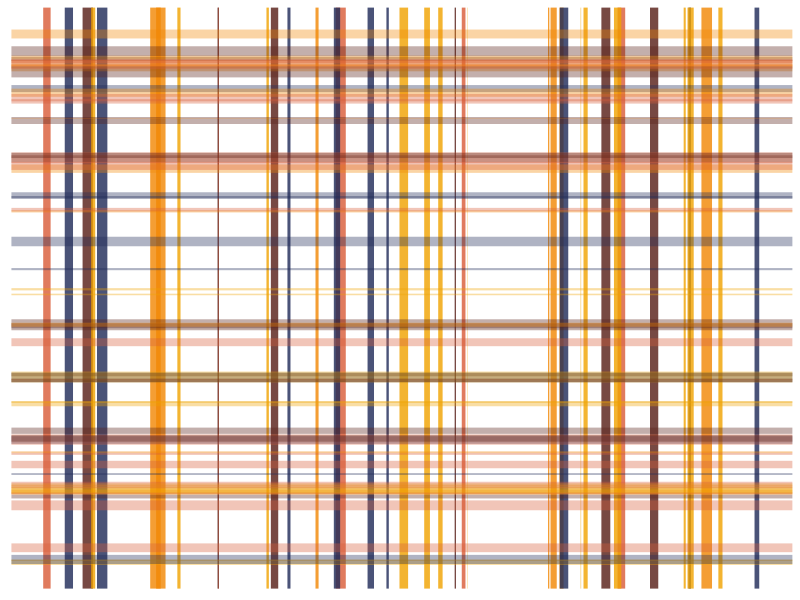
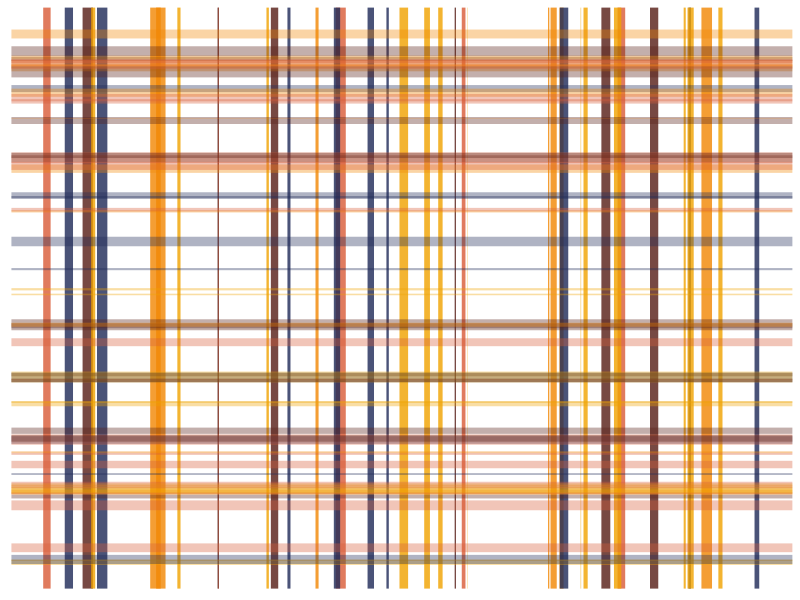

Generate these figures, in order, with R:
# Genuary 2025 Day 1: Vertical or horizontal lines only
# This script generates a plot with random vertical and horizontal
# lines with varying colors and thicknesses.

library(ggplot2)
library(dplyr)

# Create a data frame for vertical and horizontal lines
set.seed(2025) # Set seed for reproducibility
data <- data.frame(
  x = runif(100, 0, 10), # Random x-coordinates
  y = runif(100, 0, 10), # Random y-coordinates
  type = sample(
    c("vertical", "horizontal"), # Line types
    100,
    replace = TRUE
  )
)

# Define a color palette for the lines
colors_palette <- c("#f0a202", "#f18805", "#d95d39", "#202c59", "#581f18")

# Add colors and line thickness to the data
data <- data %>%
  mutate(
    color = sample(colors_palette, n(), replace = TRUE), # Randomly assign colors
    size = runif(n(), 0.1, 3.75) # Randomly assign line thickness
  )

# Plot the lines using ggplot2
ggplot(data, aes(x = x, y = y)) +
  geom_vline(
    data = data %>% filter(type == "vertical"),
    aes(xintercept = x, color = color, size = size), alpha = runif(1)
  ) +
  geom_hline(
    data = data %>% filter(type == "horizontal"),
    aes(yintercept = y, color = color, size = size), alpha = runif(1)
  ) +
  scale_color_identity() +
  scale_size_identity() +
  theme_minimal() +
  theme(
    legend.position = "none",
    panel.grid.major = element_blank(),
    panel.grid.minor = element_blank(),
    panel.border = element_blank(),
    axis.title = element_blank(),
    axis.text = element_blank(),
    axis.ticks = element_blank()
  )

# Save the plot as a PNG file
ggsave("Genuary1.png", dpi = 300, width = 5, height = 5, bg = "#e6e4ce")
